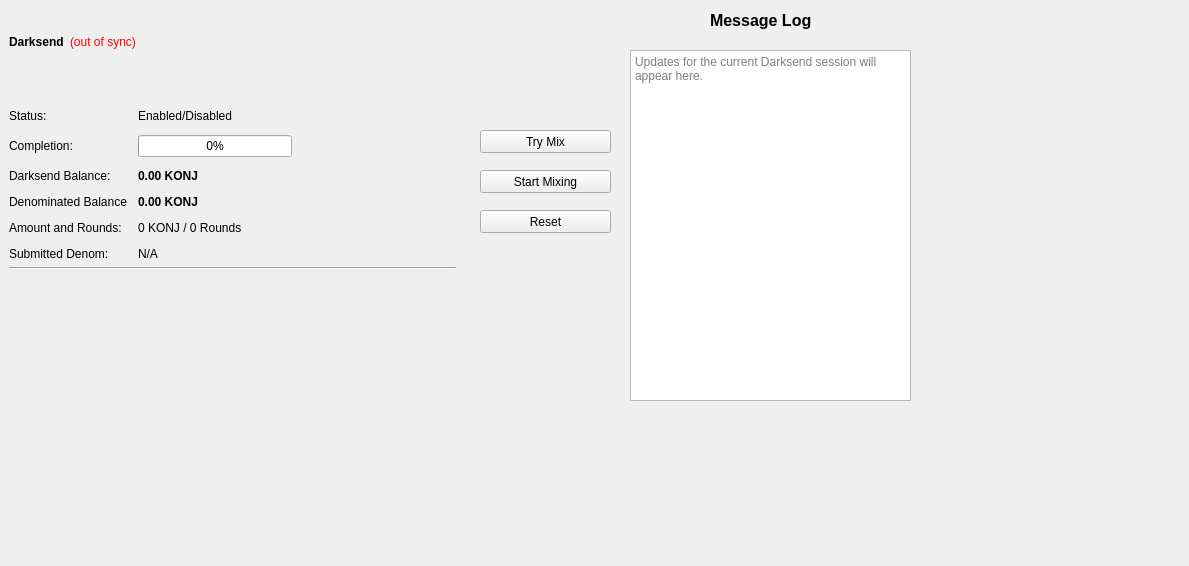
<?xml version="1.0" encoding="UTF-8"?>
<ui version="4.0">
 <class>DarksendPage</class>
 <widget class="QWidget" name="DarksendPage">
  <property name="geometry">
   <rect>
    <x>0</x>
    <y>0</y>
    <width>1189</width>
    <height>566</height>
   </rect>
  </property>
  <property name="windowTitle">
   <string>Form</string>
  </property>
  <widget class="QFrame" name="frameDarksend">
   <property name="geometry">
    <rect>
     <x>0</x>
     <y>0</y>
     <width>465</width>
     <height>350</height>
    </rect>
   </property>
   <property name="sizePolicy">
    <sizepolicy hsizetype="Expanding" vsizetype="Expanding">
     <horstretch>0</horstretch>
     <verstretch>0</verstretch>
    </sizepolicy>
   </property>
   <property name="minimumSize">
    <size>
     <width>0</width>
     <height>350</height>
    </size>
   </property>
   <property name="layoutDirection">
    <enum>Qt::LeftToRight</enum>
   </property>
   <property name="frameShape">
    <enum>QFrame::NoFrame</enum>
   </property>
   <property name="frameShadow">
    <enum>QFrame::Raised</enum>
   </property>
   <layout class="QVBoxLayout" name="verticalLayout_5">
    <item>
     <layout class="QHBoxLayout" name="horizontalLayout_5">
      <item>
       <widget class="QLabel" name="label_2">
        <property name="font">
         <font>
          <weight>75</weight>
          <bold>true</bold>
         </font>
        </property>
        <property name="text">
         <string>Darksend</string>
        </property>
       </widget>
      </item>
      <item>
       <widget class="QLabel" name="labelDarksendSyncStatus">
        <property name="toolTip">
         <string>The displayed information may be out of date. Your wallet automatically synchronizes with the Konjungate network after a connection is established, but this process has not completed yet.</string>
        </property>
        <property name="styleSheet">
         <string notr="true">QLabel { color: red; }</string>
        </property>
        <property name="text">
         <string notr="true">(out of sync)</string>
        </property>
        <property name="alignment">
         <set>Qt::AlignLeading|Qt::AlignLeft|Qt::AlignVCenter</set>
        </property>
       </widget>
      </item>
      <item>
       <spacer name="horizontalSpacer_4">
        <property name="orientation">
         <enum>Qt::Horizontal</enum>
        </property>
        <property name="sizeHint" stdset="0">
         <size>
          <width>40</width>
          <height>20</height>
         </size>
        </property>
       </spacer>
      </item>
     </layout>
    </item>
    <item>
     <widget class="QPushButton" name="runAutoDenom">
      <property name="palette">
       <palette>
        <active>
         <colorrole role="WindowText">
          <brush brushstyle="SolidPattern">
           <color alpha="255">
            <red>0</red>
            <green>0</green>
            <blue>0</blue>
           </color>
          </brush>
         </colorrole>
         <colorrole role="Button">
          <brush brushstyle="SolidPattern">
           <color alpha="255">
            <red>239</red>
            <green>238</green>
            <blue>238</blue>
           </color>
          </brush>
         </colorrole>
         <colorrole role="Light">
          <brush brushstyle="SolidPattern">
           <color alpha="255">
            <red>255</red>
            <green>255</green>
            <blue>255</blue>
           </color>
          </brush>
         </colorrole>
         <colorrole role="Midlight">
          <brush brushstyle="SolidPattern">
           <color alpha="255">
            <red>247</red>
            <green>246</green>
            <blue>246</blue>
           </color>
          </brush>
         </colorrole>
         <colorrole role="Dark">
          <brush brushstyle="SolidPattern">
           <color alpha="255">
            <red>119</red>
            <green>119</green>
            <blue>119</blue>
           </color>
          </brush>
         </colorrole>
         <colorrole role="Mid">
          <brush brushstyle="SolidPattern">
           <color alpha="255">
            <red>159</red>
            <green>159</green>
            <blue>159</blue>
           </color>
          </brush>
         </colorrole>
         <colorrole role="Text">
          <brush brushstyle="SolidPattern">
           <color alpha="255">
            <red>0</red>
            <green>0</green>
            <blue>0</blue>
           </color>
          </brush>
         </colorrole>
         <colorrole role="BrightText">
          <brush brushstyle="SolidPattern">
           <color alpha="255">
            <red>255</red>
            <green>255</green>
            <blue>255</blue>
           </color>
          </brush>
         </colorrole>
         <colorrole role="ButtonText">
          <brush brushstyle="SolidPattern">
           <color alpha="255">
            <red>0</red>
            <green>0</green>
            <blue>0</blue>
           </color>
          </brush>
         </colorrole>
         <colorrole role="Base">
          <brush brushstyle="SolidPattern">
           <color alpha="255">
            <red>255</red>
            <green>255</green>
            <blue>255</blue>
           </color>
          </brush>
         </colorrole>
         <colorrole role="Window">
          <brush brushstyle="SolidPattern">
           <color alpha="255">
            <red>239</red>
            <green>238</green>
            <blue>238</blue>
           </color>
          </brush>
         </colorrole>
         <colorrole role="Shadow">
          <brush brushstyle="SolidPattern">
           <color alpha="255">
            <red>0</red>
            <green>0</green>
            <blue>0</blue>
           </color>
          </brush>
         </colorrole>
         <colorrole role="AlternateBase">
          <brush brushstyle="SolidPattern">
           <color alpha="255">
            <red>247</red>
            <green>246</green>
            <blue>246</blue>
           </color>
          </brush>
         </colorrole>
         <colorrole role="ToolTipBase">
          <brush brushstyle="SolidPattern">
           <color alpha="255">
            <red>255</red>
            <green>255</green>
            <blue>220</blue>
           </color>
          </brush>
         </colorrole>
         <colorrole role="ToolTipText">
          <brush brushstyle="SolidPattern">
           <color alpha="255">
            <red>0</red>
            <green>0</green>
            <blue>0</blue>
           </color>
          </brush>
         </colorrole>
        </active>
        <inactive>
         <colorrole role="WindowText">
          <brush brushstyle="SolidPattern">
           <color alpha="255">
            <red>0</red>
            <green>0</green>
            <blue>0</blue>
           </color>
          </brush>
         </colorrole>
         <colorrole role="Button">
          <brush brushstyle="SolidPattern">
           <color alpha="255">
            <red>239</red>
            <green>238</green>
            <blue>238</blue>
           </color>
          </brush>
         </colorrole>
         <colorrole role="Light">
          <brush brushstyle="SolidPattern">
           <color alpha="255">
            <red>255</red>
            <green>255</green>
            <blue>255</blue>
           </color>
          </brush>
         </colorrole>
         <colorrole role="Midlight">
          <brush brushstyle="SolidPattern">
           <color alpha="255">
            <red>247</red>
            <green>246</green>
            <blue>246</blue>
           </color>
          </brush>
         </colorrole>
         <colorrole role="Dark">
          <brush brushstyle="SolidPattern">
           <color alpha="255">
            <red>119</red>
            <green>119</green>
            <blue>119</blue>
           </color>
          </brush>
         </colorrole>
         <colorrole role="Mid">
          <brush brushstyle="SolidPattern">
           <color alpha="255">
            <red>159</red>
            <green>159</green>
            <blue>159</blue>
           </color>
          </brush>
         </colorrole>
         <colorrole role="Text">
          <brush brushstyle="SolidPattern">
           <color alpha="255">
            <red>0</red>
            <green>0</green>
            <blue>0</blue>
           </color>
          </brush>
         </colorrole>
         <colorrole role="BrightText">
          <brush brushstyle="SolidPattern">
           <color alpha="255">
            <red>255</red>
            <green>255</green>
            <blue>255</blue>
           </color>
          </brush>
         </colorrole>
         <colorrole role="ButtonText">
          <brush brushstyle="SolidPattern">
           <color alpha="255">
            <red>0</red>
            <green>0</green>
            <blue>0</blue>
           </color>
          </brush>
         </colorrole>
         <colorrole role="Base">
          <brush brushstyle="SolidPattern">
           <color alpha="255">
            <red>255</red>
            <green>255</green>
            <blue>255</blue>
           </color>
          </brush>
         </colorrole>
         <colorrole role="Window">
          <brush brushstyle="SolidPattern">
           <color alpha="255">
            <red>239</red>
            <green>238</green>
            <blue>238</blue>
           </color>
          </brush>
         </colorrole>
         <colorrole role="Shadow">
          <brush brushstyle="SolidPattern">
           <color alpha="255">
            <red>0</red>
            <green>0</green>
            <blue>0</blue>
           </color>
          </brush>
         </colorrole>
         <colorrole role="AlternateBase">
          <brush brushstyle="SolidPattern">
           <color alpha="255">
            <red>247</red>
            <green>246</green>
            <blue>246</blue>
           </color>
          </brush>
         </colorrole>
         <colorrole role="ToolTipBase">
          <brush brushstyle="SolidPattern">
           <color alpha="255">
            <red>255</red>
            <green>255</green>
            <blue>220</blue>
           </color>
          </brush>
         </colorrole>
         <colorrole role="ToolTipText">
          <brush brushstyle="SolidPattern">
           <color alpha="255">
            <red>0</red>
            <green>0</green>
            <blue>0</blue>
           </color>
          </brush>
         </colorrole>
        </inactive>
        <disabled>
         <colorrole role="WindowText">
          <brush brushstyle="SolidPattern">
           <color alpha="255">
            <red>119</red>
            <green>119</green>
            <blue>119</blue>
           </color>
          </brush>
         </colorrole>
         <colorrole role="Button">
          <brush brushstyle="SolidPattern">
           <color alpha="255">
            <red>239</red>
            <green>238</green>
            <blue>238</blue>
           </color>
          </brush>
         </colorrole>
         <colorrole role="Light">
          <brush brushstyle="SolidPattern">
           <color alpha="255">
            <red>255</red>
            <green>255</green>
            <blue>255</blue>
           </color>
          </brush>
         </colorrole>
         <colorrole role="Midlight">
          <brush brushstyle="SolidPattern">
           <color alpha="255">
            <red>247</red>
            <green>246</green>
            <blue>246</blue>
           </color>
          </brush>
         </colorrole>
         <colorrole role="Dark">
          <brush brushstyle="SolidPattern">
           <color alpha="255">
            <red>119</red>
            <green>119</green>
            <blue>119</blue>
           </color>
          </brush>
         </colorrole>
         <colorrole role="Mid">
          <brush brushstyle="SolidPattern">
           <color alpha="255">
            <red>159</red>
            <green>159</green>
            <blue>159</blue>
           </color>
          </brush>
         </colorrole>
         <colorrole role="Text">
          <brush brushstyle="SolidPattern">
           <color alpha="255">
            <red>119</red>
            <green>119</green>
            <blue>119</blue>
           </color>
          </brush>
         </colorrole>
         <colorrole role="BrightText">
          <brush brushstyle="SolidPattern">
           <color alpha="255">
            <red>255</red>
            <green>255</green>
            <blue>255</blue>
           </color>
          </brush>
         </colorrole>
         <colorrole role="ButtonText">
          <brush brushstyle="SolidPattern">
           <color alpha="255">
            <red>119</red>
            <green>119</green>
            <blue>119</blue>
           </color>
          </brush>
         </colorrole>
         <colorrole role="Base">
          <brush brushstyle="SolidPattern">
           <color alpha="255">
            <red>239</red>
            <green>238</green>
            <blue>238</blue>
           </color>
          </brush>
         </colorrole>
         <colorrole role="Window">
          <brush brushstyle="SolidPattern">
           <color alpha="255">
            <red>239</red>
            <green>238</green>
            <blue>238</blue>
           </color>
          </brush>
         </colorrole>
         <colorrole role="Shadow">
          <brush brushstyle="SolidPattern">
           <color alpha="255">
            <red>0</red>
            <green>0</green>
            <blue>0</blue>
           </color>
          </brush>
         </colorrole>
         <colorrole role="AlternateBase">
          <brush brushstyle="SolidPattern">
           <color alpha="255">
            <red>239</red>
            <green>238</green>
            <blue>238</blue>
           </color>
          </brush>
         </colorrole>
         <colorrole role="ToolTipBase">
          <brush brushstyle="SolidPattern">
           <color alpha="255">
            <red>255</red>
            <green>255</green>
            <blue>220</blue>
           </color>
          </brush>
         </colorrole>
         <colorrole role="ToolTipText">
          <brush brushstyle="SolidPattern">
           <color alpha="255">
            <red>0</red>
            <green>0</green>
            <blue>0</blue>
           </color>
          </brush>
         </colorrole>
        </disabled>
       </palette>
      </property>
      <property name="focusPolicy">
       <enum>Qt::NoFocus</enum>
      </property>
      <property name="autoFillBackground">
       <bool>true</bool>
      </property>
      <property name="text">
       <string/>
      </property>
      <property name="flat">
       <bool>true</bool>
      </property>
     </widget>
    </item>
    <item>
     <layout class="QFormLayout" name="formLayout">
      <property name="fieldGrowthPolicy">
       <enum>QFormLayout::AllNonFixedFieldsGrow</enum>
      </property>
      <property name="horizontalSpacing">
       <number>11</number>
      </property>
      <property name="verticalSpacing">
       <number>12</number>
      </property>
      <item row="0" column="0">
       <widget class="QLabel" name="label_6">
        <property name="text">
         <string>Status:</string>
        </property>
       </widget>
      </item>
      <item row="0" column="1">
       <widget class="QLabel" name="darksendEnabled">
        <property name="text">
         <string>Enabled/Disabled</string>
        </property>
       </widget>
      </item>
      <item row="1" column="0">
       <widget class="QLabel" name="label_7">
        <property name="text">
         <string>Completion:</string>
        </property>
       </widget>
      </item>
      <item row="1" column="1">
       <widget class="QProgressBar" name="darksendProgress">
        <property name="maximumSize">
         <size>
          <width>154</width>
          <height>16777215</height>
         </size>
        </property>
        <property name="value">
         <number>0</number>
        </property>
       </widget>
      </item>
      <item row="4" column="0">
       <widget class="QLabel" name="denominatedBalanceLabel">
        <property name="text">
         <string>Denominated Balance</string>
        </property>
       </widget>
      </item>
      <item row="4" column="1">
       <widget class="QLabel" name="denominatedBalanceValue">
        <property name="font">
         <font>
          <weight>75</weight>
          <bold>true</bold>
         </font>
        </property>
        <property name="text">
         <string>0.00 KONJ</string>
        </property>
       </widget>
      </item>
      <item row="5" column="0">
       <widget class="QLabel" name="label_8">
        <property name="text">
         <string>Amount and Rounds:</string>
        </property>
       </widget>
      </item>
      <item row="5" column="1">
       <widget class="QLabel" name="labelAmountRounds">
        <property name="text">
         <string>0 KONJ / 0 Rounds</string>
        </property>
       </widget>
      </item>
      <item row="6" column="0">
       <widget class="QLabel" name="label_9">
        <property name="text">
         <string>Submitted Denom:</string>
        </property>
       </widget>
      </item>
      <item row="6" column="1">
       <widget class="QLabel" name="labelSubmittedDenom">
        <property name="toolTip">
         <string>The denominations you submitted to the Masternode.&lt;br&gt;To mix, other users must submit the exact same denominations.</string>
        </property>
        <property name="text">
         <string>N/A</string>
        </property>
       </widget>
      </item>
      <item row="3" column="0">
       <widget class="QLabel" name="labelAnonymizedText">
        <property name="text">
         <string>Darksend Balance:</string>
        </property>
       </widget>
      </item>
      <item row="3" column="1">
       <widget class="QLabel" name="labelAnonymized">
        <property name="font">
         <font>
          <weight>75</weight>
          <bold>true</bold>
         </font>
        </property>
        <property name="text">
         <string notr="true">0.00 KONJ</string>
        </property>
       </widget>
      </item>
     </layout>
    </item>
    <item>
     <widget class="Line" name="lineLastMessage">
      <property name="orientation">
       <enum>Qt::Horizontal</enum>
      </property>
     </widget>
    </item>
    <item>
     <widget class="QLabel" name="darksendStatus">
      <property name="minimumSize">
       <size>
        <width>288</width>
        <height>43</height>
       </size>
      </property>
      <property name="text">
       <string/>
      </property>
      <property name="alignment">
       <set>Qt::AlignLeading|Qt::AlignLeft|Qt::AlignTop</set>
      </property>
      <property name="wordWrap">
       <bool>true</bool>
      </property>
     </widget>
    </item>
   </layout>
  </widget>
  <widget class="QPushButton" name="darksendAuto">
   <property name="geometry">
    <rect>
     <x>480</x>
     <y>130</y>
     <width>131</width>
     <height>23</height>
    </rect>
   </property>
   <property name="sizePolicy">
    <sizepolicy hsizetype="MinimumExpanding" vsizetype="Fixed">
     <horstretch>0</horstretch>
     <verstretch>0</verstretch>
    </sizepolicy>
   </property>
   <property name="toolTip">
    <string>Try to manually submit a Darksend request.</string>
   </property>
   <property name="text">
    <string>Try Mix</string>
   </property>
  </widget>
  <widget class="QPushButton" name="toggleDarksend">
   <property name="geometry">
    <rect>
     <x>480</x>
     <y>170</y>
     <width>131</width>
     <height>23</height>
    </rect>
   </property>
   <property name="sizePolicy">
    <sizepolicy hsizetype="MinimumExpanding" vsizetype="Fixed">
     <horstretch>0</horstretch>
     <verstretch>0</verstretch>
    </sizepolicy>
   </property>
   <property name="text">
    <string>Start Mixing</string>
   </property>
  </widget>
  <widget class="QPushButton" name="darksendReset">
   <property name="geometry">
    <rect>
     <x>480</x>
     <y>210</y>
     <width>131</width>
     <height>23</height>
    </rect>
   </property>
   <property name="sizePolicy">
    <sizepolicy hsizetype="MinimumExpanding" vsizetype="Fixed">
     <horstretch>0</horstretch>
     <verstretch>0</verstretch>
    </sizepolicy>
   </property>
   <property name="toolTip">
    <string>Reset the current status of Darksend (can interrupt Darksend if it's in the process of Mixing, which can cost you money!)</string>
   </property>
   <property name="autoFillBackground">
    <bool>false</bool>
   </property>
   <property name="text">
    <string>Reset</string>
   </property>
  </widget>
  <widget class="QLabel" name="darksendMessageLog">
   <property name="geometry">
    <rect>
     <x>710</x>
     <y>10</y>
     <width>121</width>
     <height>20</height>
    </rect>
   </property>
   <property name="font">
    <font>
     <pointsize>12</pointsize>
     <weight>75</weight>
     <bold>true</bold>
    </font>
   </property>
   <property name="text">
    <string>Message Log</string>
   </property>
  </widget>
  <widget class="QTextEdit" name="messageLog">
   <property name="geometry">
    <rect>
     <x>630</x>
     <y>50</y>
     <width>281</width>
     <height>351</height>
    </rect>
   </property>
   <property name="undoRedoEnabled">
    <bool>false</bool>
   </property>
   <property name="readOnly">
    <bool>true</bool>
   </property>
   <property name="placeholderText">
    <string>Updates for the current Darksend session will appear here.</string>
   </property>
  </widget>
 </widget>
 <resources/>
 <connections/>
</ui>
